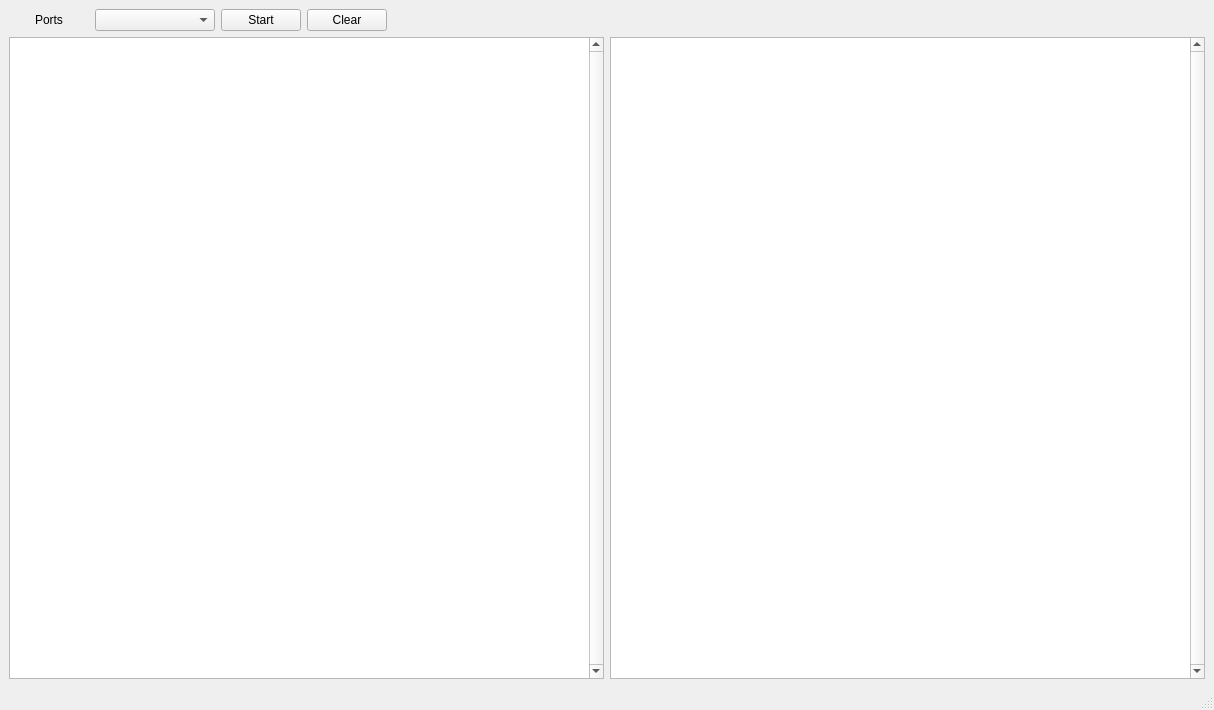
<?xml version="1.0" encoding="UTF-8"?>
<ui version="4.0">
 <class>MainWindow</class>
 <widget class="QMainWindow" name="MainWindow">
  <property name="geometry">
   <rect>
    <x>0</x>
    <y>0</y>
    <width>1214</width>
    <height>710</height>
   </rect>
  </property>
  <property name="windowTitle">
   <string>MainWindow</string>
  </property>
  <widget class="QWidget" name="centralwidget">
   <layout class="QHBoxLayout" name="horizontalLayout_3">
    <item>
     <layout class="QVBoxLayout" name="verticalLayout">
      <item>
       <layout class="QHBoxLayout" name="horizontalLayout_2">
        <item>
         <widget class="QLabel" name="lbl_PortInfo">
          <property name="minimumSize">
           <size>
            <width>80</width>
            <height>0</height>
           </size>
          </property>
          <property name="text">
           <string>Ports</string>
          </property>
          <property name="alignment">
           <set>Qt::AlignCenter</set>
          </property>
         </widget>
        </item>
        <item>
         <widget class="QComboBox" name="cbox_PortInfo">
          <property name="minimumSize">
           <size>
            <width>120</width>
            <height>0</height>
           </size>
          </property>
         </widget>
        </item>
        <item>
         <widget class="QPushButton" name="pbtn_Switch">
          <property name="text">
           <string>Start</string>
          </property>
         </widget>
        </item>
        <item>
         <widget class="QPushButton" name="pbtn_Clear">
          <property name="text">
           <string>Clear</string>
          </property>
         </widget>
        </item>
        <item>
         <spacer name="horizontalSpacer">
          <property name="orientation">
           <enum>Qt::Horizontal</enum>
          </property>
          <property name="sizeHint" stdset="0">
           <size>
            <width>40</width>
            <height>20</height>
           </size>
          </property>
         </spacer>
        </item>
       </layout>
      </item>
      <item>
       <layout class="QHBoxLayout" name="horizontalLayout">
        <item>
         <widget class="QPlainTextEdit" name="ptxt_A_AngleMessage">
          <property name="font">
           <font>
            <pointsize>10</pointsize>
           </font>
          </property>
          <property name="verticalScrollBarPolicy">
           <enum>Qt::ScrollBarAlwaysOn</enum>
          </property>
          <property name="horizontalScrollBarPolicy">
           <enum>Qt::ScrollBarAlwaysOff</enum>
          </property>
          <property name="readOnly">
           <bool>true</bool>
          </property>
         </widget>
        </item>
        <item>
         <widget class="QPlainTextEdit" name="ptxt_G_AngleMessage">
          <property name="font">
           <font>
            <pointsize>10</pointsize>
           </font>
          </property>
          <property name="verticalScrollBarPolicy">
           <enum>Qt::ScrollBarAlwaysOn</enum>
          </property>
          <property name="horizontalScrollBarPolicy">
           <enum>Qt::ScrollBarAlwaysOff</enum>
          </property>
          <property name="readOnly">
           <bool>true</bool>
          </property>
         </widget>
        </item>
       </layout>
      </item>
     </layout>
    </item>
   </layout>
  </widget>
  <widget class="QMenuBar" name="menubar">
   <property name="geometry">
    <rect>
     <x>0</x>
     <y>0</y>
     <width>1214</width>
     <height>25</height>
    </rect>
   </property>
  </widget>
  <widget class="QStatusBar" name="statusbar"/>
 </widget>
 <resources/>
 <connections/>
</ui>
